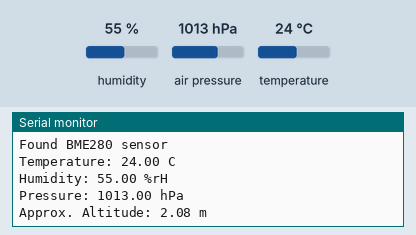
The sketch below on a simulated ESP32. On the bench: the last lines printed to the serial monitor. The inputs (shaded band) are chosen by the test bench; at power-on: humidity 55 %, air pressure 1013 hPa, temperature 24 °C.

Above: at 1.2 s.
1.3 s: humidity set to 22 %
At 2.6 s:
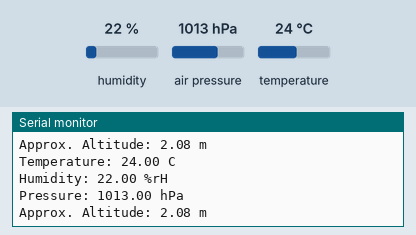
2.8 s: air pressure set to 952 hPa
At 4.2 s:
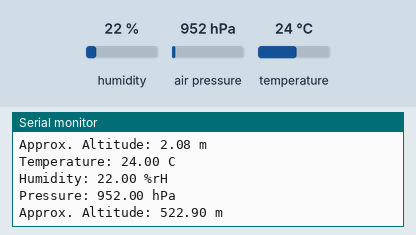

The sketch:

BME280.ino
```cpp
/***************************************************
  BME280 - Temperature, Humidity & Barometric Pressure Sensor

  This example reads temperature, humidity, pressure, and
  approximate altitude from a BME280 sensor using I2C.

  The BME280 is similar to the BMP280 but also measures
  humidity. It is commonly used in weather stations.

  Wiring (ESP32):
    BME280 SDA -> GPIO 21
    BME280 SCL -> GPIO 22
    BME280 VIN -> 3.3V
    BME280 GND -> GND

  I2C address: 0x76 (if SDO pin is connected to GND)
                0x77 (if SDO pin is connected to VCC)

  Required library: Adafruit BME280 Library
    Install via: Sketch -> Include Library -> Manage Libraries
    Search for "Adafruit BME280"
 ***************************************************/

// Include the library for the BME280 sensor
#include <Adafruit_BME280.h>

// Create a sensor object
Adafruit_BME280 bme;

void setup() {
  // Start serial communication so we can see the output
  Serial.begin(115200);
  while (!Serial);

  Serial.println("BME280 example");

  // Initialize I2C with the ESP32 default SDA and SCL pins
  Wire.begin(21, 22);

  // Try to initialize the sensor at address 0x76
  // Change to 0x77 if your sensor uses that address
  if (!bme.begin(0x76)) {
    Serial.println("ERROR: BME280 sensor not found. Check wiring!");
    // Stop the program if the sensor is not found
    while (1) delay(1);
  }

  Serial.println("Found BME280 sensor");
}

void loop() {
  // Read and print the temperature in degrees Celsius
  Serial.print("Temperature: ");
  Serial.print(bme.readTemperature());
  Serial.println(" C");

  // Read and print the relative humidity in percent
  Serial.print("Humidity: ");
  Serial.print(bme.readHumidity());
  Serial.println(" %rH");

  // Read and print the atmospheric pressure in hPa (hectopascals)
  // The raw value is in Pa, so we divide by 100 to get hPa
  Serial.print("Pressure: ");
  Serial.print(bme.readPressure() / 100.0F);
  Serial.println(" hPa");

  // Estimate the altitude based on the current pressure
  // 1013.25 hPa is the standard sea level pressure
  // For better accuracy, replace with your local sea level pressure
  Serial.print("Approx. Altitude: ");
  Serial.print(bme.readAltitude(1013.25));
  Serial.println(" m");

  Serial.println();

  // Wait 2 seconds before reading again
  delay(2000);
}
```

Measured:
- after the input at 1.3 s, the serial monitor: prints a new line after 0.71 s (image 1)
- after the input at 2.8 s, the serial monitor: prints a new line after 1.2 s (image 2)
